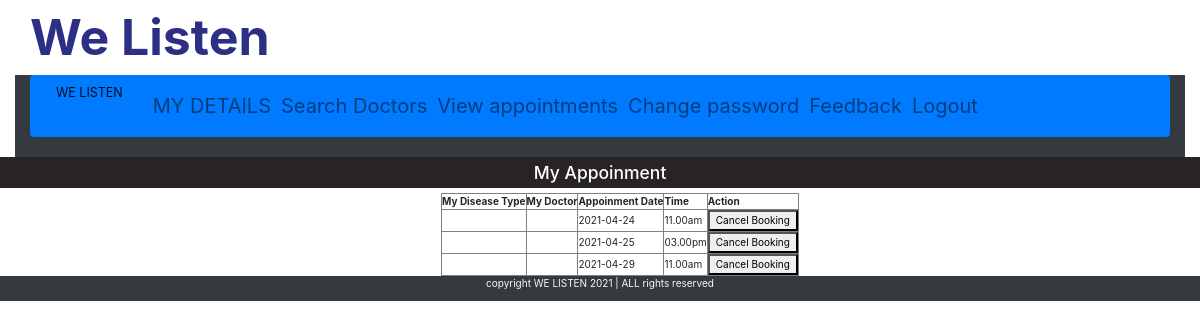
/patient/view_booking2.php (signed in), run on the app's committed database.
### tables this page shows
CREATE TABLE `booking` (
  `booking_id` int(22) NOT NULL,
  `dname` varchar(22) NOT NULL,
  `userid` int(22) NOT NULL,
  `dcontact` varchar(22) NOT NULL,
  `expertise` varchar(22) NOT NULL,
  `fee` varchar(22) NOT NULL,
  `pname` varchar(50) NOT NULL,
  `pcontact` varchar(50) NOT NULL,
  `email` varchar(111) NOT NULL,
  `addres` varchar(50) NOT NULL,
  `dates` date NOT NULL,
  `tyme` varchar(22) NOT NULL
);

### patient/view_booking2.php (the view, shortened to what this page needs)
<?php include('header.php'); ?>
<?php include('uptomenu.php'); ?>
	<div class="dashboard" style="background-color:#fff;">
		<h3 class="text-center" style="background-color:#272327;color: #fff;padding: 5px;">My Appoinment</h3>
	</div>
			<div class="all_user" style="margin-top:0px; margin-left: 40px;">
				<?php
					$sql = " SELECT * FROM booking WHERE email = '".$_SESSION["email"]."'";
					$result = mysqli_query($connection,$sql);
					$count = mysqli_num_rows($result);
					if($count>=1){
						echo "<table border='1' align='center' cellpadding='32'>
							<tr>
								<th>My Disease Type</th>
								<th>My Doctor</th>
								<th>Appoinment Date</th>
								<th>Time</th>
								<th>Action</th>
							</tr>";
						while($row=mysqli_fetch_array($result)){
								echo "<tr>";
								echo "<td>".$row['cat']."</td>";
								echo "<td>".$row['d_name']."</td>";
								echo "<td>".$row['dates']."</td>";
								echo "<td>".$row['tyme']."</td>";
								echo "<td><button type='submit' name='submit' style='color:#000;'>Cancel Booking</button></td>";
								echo "</tr>";
						}
						echo "</table>";
					}
					else{
						print "<p align='center'>Sorry, No match found for your search result..!!!</p>";
					}
					?>
			</div>
 <?php include('../footer.php'); ?>
</body>
</html>

### data on the page
booking: dates "2021-04-24", tyme "11.00am"
booking: dates "2021-04-25", tyme "03.00pm"
booking: dates "2021-04-29", tyme "11.00am"
